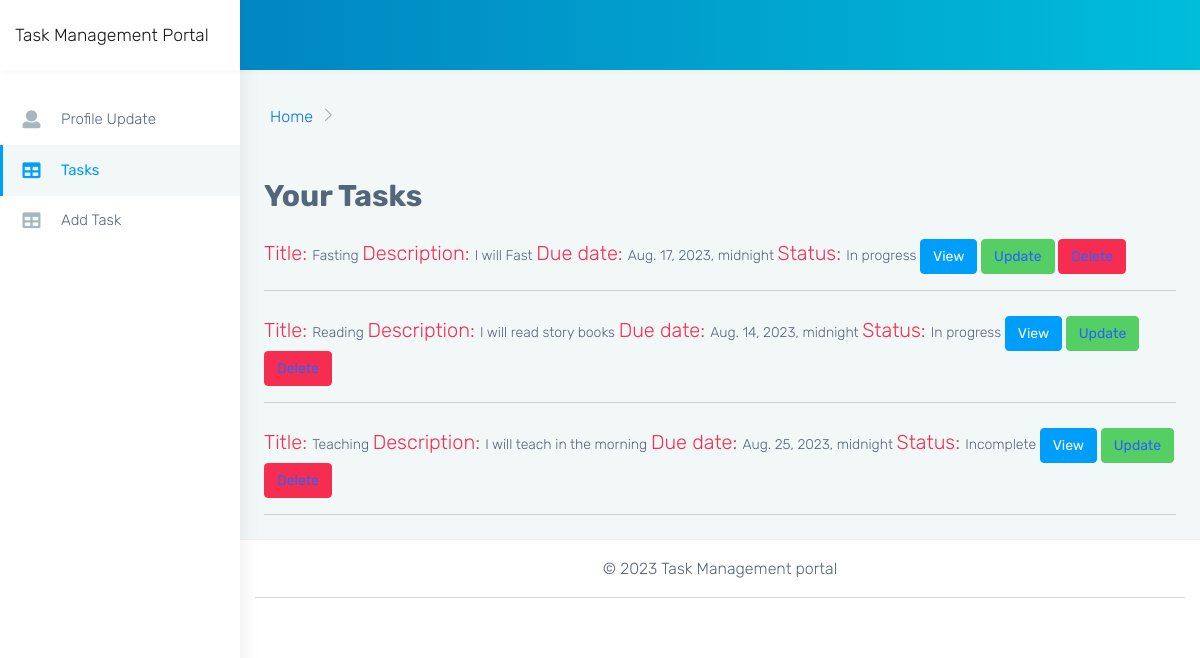
Page /tasks/ (signed in) on the committed database.
### home/models.py (models this page shows, shortened)
class Task(models.Model):
    owner = models.ForeignKey(User, on_delete=models.CASCADE)
    title = models.CharField(max_length=100);
    description = models.CharField(max_length=200);
    status = models.CharField(max_length=200);
    due_date = models.DateTimeField(blank=True,null=True)

### home/views.py (the view)
# urls.py: path('tasks/', views.tasks, name='tasks'),
def tasks(request, *args, **kwargs):
    user = User.objects.get(email=request.user.email)
    tasks = Task.objects.filter(owner=user).order_by('-id')
    context = {
        'tasks':tasks,
    }
    return render(request, 'home/tasks.html', context)

### home/templates/home/tasks.html (shortened to what this page needs)
{% extends "home/base2.html" %}
{% load static %}
{% block content %}
<div class="m-4">
    <h2>Your Tasks</h2>
    {% for task in tasks %}
    <p class="mt-4"><span class="text-danger font-20">Title: </span>{{task.title}} <span class="text-danger font-20">Description: </span>{{task.description}} <span class="text-danger font-20">
        Due date: </span> {{task.due_date}} <span class="text-danger font-20">Status: </span><span >{{task.status}}</span>
        <span class="btn btn-info"><a class="text-white" href="{% url 'view-task' task.id %}">View</a></span>
         <span class="text-white btn btn-success"><a href="{% url 'update-task' task.id %}">Update</a></span>
         <span class="text-white btn btn-danger"><a href="{% url 'delete-task' task.id %}">Delete</a></span></p><hr>
    {% endfor %}
</div>
{% endblock %}

### home/templates/home/base2.html (shortened to what this page needs)
{% load static %}
<!DOCTYPE html>
<html dir="ltr" lang="en">
<head>
    <link href="{% static 'students/assets/plugins/chartist/dist/chartist.min.css' %}" rel="stylesheet">
    <link href="{% static 'students/students-html/css/style.min.css' %}" rel="stylesheet">
</head>
<body>
    <div id="main-wrapper" data-layout="vertical" data-navbarbg="skin6" data-sidebartype="full"
        data-sidebar-position="absolute" data-header-position="absolute" data-boxed-layout="full">
        <header class="topbar" data-navbarbg="skin6">
            <nav class="navbar top-navbar navbar-expand-md navbar-dark">
                <div class="navbar-header" data-logobg="skin6">
                    <a class="navbar-brand" href="{% url 'profile' %}">
                        <span class="logo-text">
                        Task Management Portal
                        </span>
                    </a>
                </div>
            </nav>
        </header>
        <aside class="left-sidebar" data-sidebarbg="skin6">
            <div class="scroll-sidebar">
                <nav class="sidebar-nav">
                    <ul id="sidebarnav">
                        <li class="sidebar-item"> <a class="sidebar-link waves-effect waves-dark sidebar-link"
                                href="/profile/" aria-expanded="false"><i class="me-3 fa fa-user fa-fw"
                                    aria-hidden="true"></i><span class="hide-menu">Profile Update</span></a></li>
                        <li class="sidebar-item"> <a class="sidebar-link waves-effect waves-dark sidebar-link"
                            href="/tasks/" aria-expanded="false"><i class="me-3 fa fa-table"
                                aria-hidden="true"></i><span class="hide-menu">Tasks</span></a></li>
                        <li class="sidebar-item"> <a class="sidebar-link waves-effect waves-dark sidebar-link"
                            href="/add-task/" aria-expanded="false"><i class="me-3 fa fa-table"
                                aria-hidden="true"></i><span class="hide-menu">Add Task</span></a></li>
                    </ul>
                </nav>
            </div>
        </aside>
        <div class="page-wrapper">
            <div class="page-breadcrumb">
                <div class="row align-items-center">
                    <div class="col-md-6 col-8 align-self-center">
                        <div class="d-flex align-items-center">
                            <nav aria-label="breadcrumb">
                                <ol class="breadcrumb">
                                    <li class="breadcrumb-item"><a href="#">Home</a></li>
                                    <li class="breadcrumb-item active" aria-current="page">{% block head2 %}{% endblock %}</li>
                                </ol>
                            </nav>
                        </div>
                    </div>
                </div>
            </div>
            {% block content %}
            {% endblock %}
            <footer class="footer text-center">
                © 2023 Task Management portal<hr>
            </footer>
        </div>
    </div>
</body>
</html>

### rows in the picture
Task: title "Fasting", description "I will Fast", due_date "Aug. 17, 2023, midnight", status "In progress"
Task: title "Reading", description "I will read story books", due_date "Aug. 14, 2023, midnight", status "In progress"
Task: title "Teaching", description "I will teach in the morning", due_date "Aug. 25, 2023, midnight", status "Incomplete"
